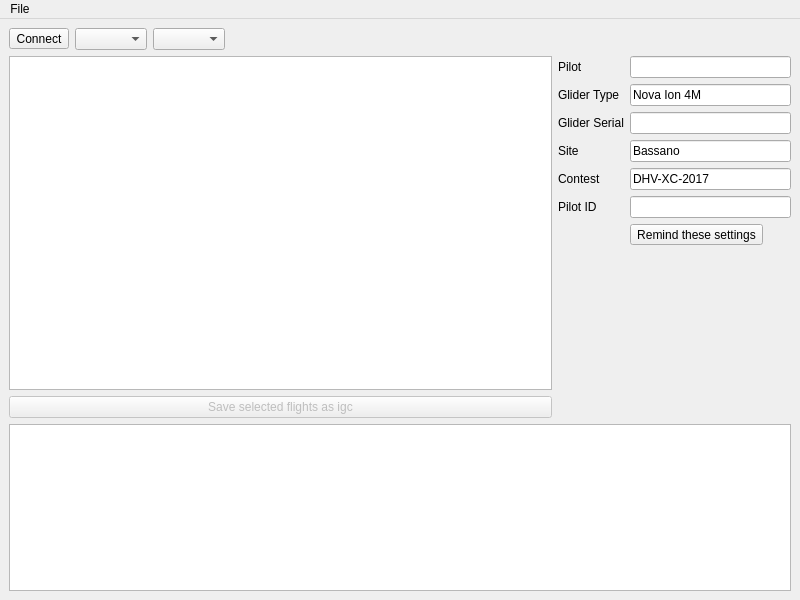
<?xml version="1.0" encoding="UTF-8"?>
<ui version="4.0">
 <class>MainWindow</class>
 <widget class="QMainWindow" name="MainWindow">
  <property name="geometry">
   <rect>
    <x>0</x>
    <y>0</y>
    <width>800</width>
    <height>600</height>
   </rect>
  </property>
  <property name="windowTitle">
   <string>VarioDump</string>
  </property>
  <widget class="QWidget" name="centralwidget">
   <layout class="QGridLayout" name="gridLayout" columnstretch="70,30">
    <item row="1" column="0">
     <widget class="QListWidget" name="listWidget">
      <property name="sizePolicy">
       <sizepolicy hsizetype="Expanding" vsizetype="Expanding">
        <horstretch>0</horstretch>
        <verstretch>100</verstretch>
       </sizepolicy>
      </property>
      <property name="editTriggers">
       <set>QAbstractItemView::NoEditTriggers</set>
      </property>
      <property name="showDropIndicator" stdset="0">
       <bool>false</bool>
      </property>
      <property name="alternatingRowColors">
       <bool>true</bool>
      </property>
      <property name="selectionBehavior">
       <enum>QAbstractItemView::SelectRows</enum>
      </property>
      <property name="verticalScrollMode">
       <enum>QAbstractItemView::ScrollPerPixel</enum>
      </property>
      <property name="horizontalScrollMode">
       <enum>QAbstractItemView::ScrollPerPixel</enum>
      </property>
     </widget>
    </item>
    <item row="1" column="1">
     <layout class="QFormLayout" name="formLayout">
      <item row="0" column="0">
       <widget class="QLabel" name="label">
        <property name="text">
         <string>Pilot</string>
        </property>
       </widget>
      </item>
      <item row="0" column="1">
       <widget class="QLineEdit" name="pilotEdit"/>
      </item>
      <item row="1" column="0">
       <widget class="QLabel" name="label_2">
        <property name="text">
         <string>Glider Type</string>
        </property>
       </widget>
      </item>
      <item row="1" column="1">
       <widget class="QLineEdit" name="gliderEdit">
        <property name="text">
         <string>Nova Ion 4M</string>
        </property>
       </widget>
      </item>
      <item row="2" column="0">
       <widget class="QLabel" name="label_3">
        <property name="text">
         <string>Glider Serial</string>
        </property>
       </widget>
      </item>
      <item row="3" column="0">
       <widget class="QLabel" name="label_4">
        <property name="text">
         <string>Site</string>
        </property>
       </widget>
      </item>
      <item row="4" column="0">
       <widget class="QLabel" name="label_5">
        <property name="text">
         <string>Contest</string>
        </property>
       </widget>
      </item>
      <item row="5" column="0">
       <widget class="QLabel" name="label_6">
        <property name="text">
         <string>Pilot ID</string>
        </property>
       </widget>
      </item>
      <item row="2" column="1">
       <widget class="QLineEdit" name="gliderSerialEdit"/>
      </item>
      <item row="3" column="1">
       <widget class="QLineEdit" name="siteEdit">
        <property name="text">
         <string>Bassano</string>
        </property>
       </widget>
      </item>
      <item row="4" column="1">
       <widget class="QLineEdit" name="contestEdit">
        <property name="text">
         <string>DHV-XC-2017</string>
        </property>
       </widget>
      </item>
      <item row="5" column="1">
       <widget class="QLineEdit" name="pilotIdEdit"/>
      </item>
      <item row="6" column="1">
       <widget class="QToolButton" name="toolButton">
        <property name="text">
         <string>Remind these settings</string>
        </property>
       </widget>
      </item>
     </layout>
    </item>
    <item row="2" column="0">
     <widget class="QPushButton" name="saveButton">
      <property name="enabled">
       <bool>false</bool>
      </property>
      <property name="text">
       <string>Save selected flights as igc</string>
      </property>
     </widget>
    </item>
    <item row="3" column="0" colspan="2">
     <widget class="QTextBrowser" name="logBox">
      <property name="sizePolicy">
       <sizepolicy hsizetype="Expanding" vsizetype="Expanding">
        <horstretch>0</horstretch>
        <verstretch>50</verstretch>
       </sizepolicy>
      </property>
     </widget>
    </item>
    <item row="0" column="0" colspan="2">
     <layout class="QHBoxLayout" name="horizontalLayout">
      <item>
       <widget class="QToolButton" name="connectButton">
        <property name="text">
         <string>Connect</string>
        </property>
       </widget>
      </item>
      <item>
       <widget class="QComboBox" name="comComboBox"/>
      </item>
      <item>
       <widget class="QComboBox" name="baudComboBox"/>
      </item>
      <item>
       <spacer name="horizontalSpacer">
        <property name="orientation">
         <enum>Qt::Horizontal</enum>
        </property>
        <property name="sizeHint" stdset="0">
         <size>
          <width>40</width>
          <height>20</height>
         </size>
        </property>
       </spacer>
      </item>
     </layout>
    </item>
   </layout>
  </widget>
  <widget class="QMenuBar" name="menubar">
   <property name="geometry">
    <rect>
     <x>0</x>
     <y>0</y>
     <width>800</width>
     <height>26</height>
    </rect>
   </property>
   <widget class="QMenu" name="menuFile">
    <property name="title">
     <string>File</string>
    </property>
    <addaction name="actionExit"/>
   </widget>
   <addaction name="menuFile"/>
  </widget>
  <action name="actionExit">
   <property name="text">
    <string>Exit</string>
   </property>
  </action>
 </widget>
 <resources/>
 <connections/>
</ui>
